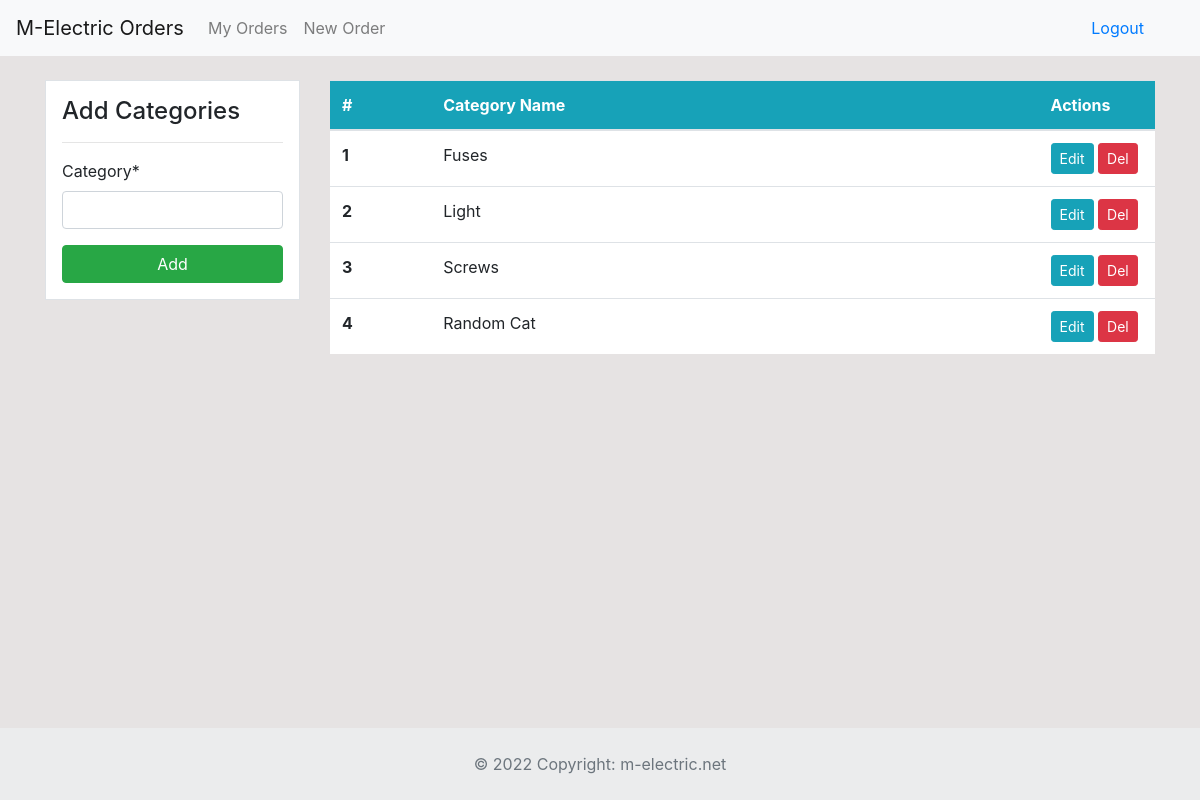
The page /categories (signed in) on the database its author committed.
### dashboard/models.py (models this page shows, shortened)
class Category(models.Model):
	category_name = models.CharField('Category', max_length=50)

### dashboard/views.py (the view)
# urls.py: path('categories', views.categories, name='categories'),
@login_required
def categories(request):
    categories_list = Category.objects.all()
    if request.method == 'POST':
        form = CategoryForm(request.POST)
        if form.is_valid:
            form.save()
            return redirect('categories')
    else:
        form = CategoryForm()
    context = {
        'categories_list': categories_list,
        'form': form,
    }
    return render(request, 'dashboard/categories.html', context)

### dashboard/forms.py
class CategoryForm(forms.ModelForm):
    class Meta:
        model = Category
        fields = ['category_name',]

### templates/dashboard/categories.html (shortened to what this page needs)
{% extends 'partials/base.html' %}
{% load crispy_forms_tags %}
{% block content %}
    <div class="container">
        <div class="row my-4">
            <div class="col-md-3">
                <div class="border bg-white p-3">
                    <h4>Add Categories</h4>
                    <hr>
                    <form method="POST">
                        {{ form|crispy }}
                        <input class="btn btn-success btn-block" type="submit" value="Add">
                    </form>
                </div>
            </div>
            <div class="col-md-9">
                <table class="table bg-white">
                    <thead class="bg-info">
                        <tr class="text-white">
                            <th scope="col" class="col-1" >#</th>
                            <th scope="col" class="col-6">Category Name</th>
                            <th scope="col" class="col-1">Actions</th>
                        </tr>
                    </thead>
                    <tbody>
                    {% for category in categories_list %}
                        <tr>
                            <th scope="row">{{ forloop.counter }}</th>
                            <td>{{ category.category_name }}</td>
                            <td>
                                <a class="btn btn-info btn-sm" href="{% url 'category-update' category.id %}">Edit</a>
                                <a class="btn btn-danger btn-sm" href="{% url 'category-delete' category.id %}">Del</a>
                            </td>
                        </tr>
                    {% endfor %}
                    </tbody>
                </table>
            </div>
        </div>
    </div>
{% endblock %}
{% block footer %}
{% include 'partials/footer.html' %}
{% endblock %}

### static/style.css (style rules this page uses)
body { background: rgb(230, 227, 227); }

### rows shown on the page
Category: category_name "Fuses"
Category: category_name "Light"
Category: category_name "Screws"
Category: category_name "Random Cat"
